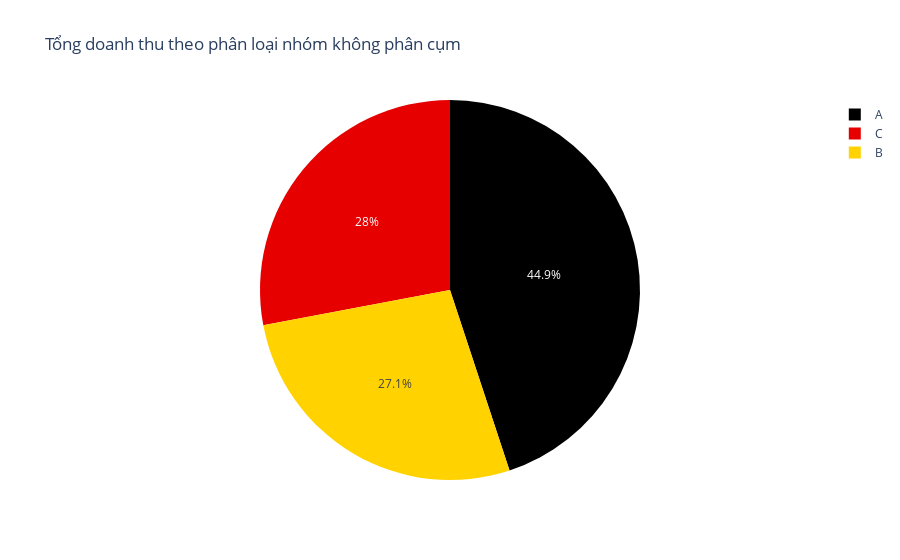

The notebook cell saved with this chart:
### Code cell
fig = px.pie(df_doanhthu_nhom_noclust, values='Tổng doanh thu', names='Phân loại theo nhóm', title='Tổng doanh thu theo phân loại nhóm không phân cụm',color_discrete_sequence=px.colors.sequential.Hot)
fig.show();

### Figure 1 — Plotly figure (JSON) as saved in the notebook; plotly's stock layout.template omitted (floating-point values rounded to 4 significant figures)
{"data": [{"domain": {"x": [0, 1], "y": [0, 1]}, "hovertemplate": "Phân loại theo nhóm=%{label}<br>Tổng doanh thu=%{value}<extra></extra>", "labels": ["A", "B", "C"], "legendgroup": "", "name": "", "showlegend": true, "type": "pie", "values": [12700000000.0, 7658000000.0, 7907000000.0]}], "layout": {"legend": {"tracegroupgap": 0}, "piecolorway": ["rgb(0,0,0)", "rgb(230,0,0)", "rgb(255,210,0)", "rgb(255,255,255)"], "title": {"text": "Tổng doanh thu theo phân loại nhóm không phân cụm"}}}
